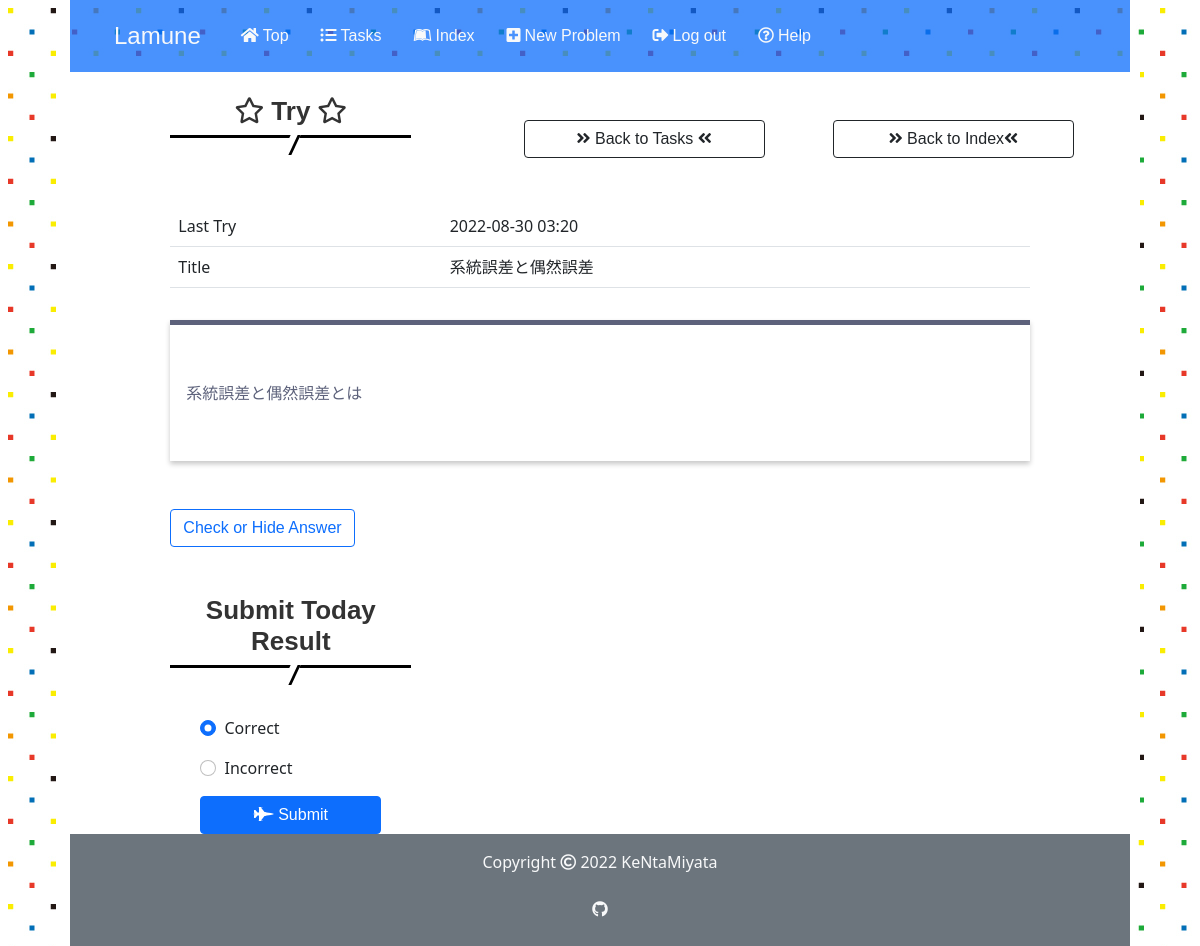
Screenshot of /3/30/trytry (signed in) with the database file from the repository.
### app.py (models this page shows)
class Problem(db.Model):
    id = db.Column(db.Integer, primary_key=True)
    user_id = db.Column(db.Integer, db.ForeignKey('user.id'), nullable=False)
    title = db.Column(db.String(50), nullable=False)
    body = db.Column(db.String(500), nullable=False)
    answer = db.Column(db.String(500), nullable=False)
    stage = db.Column(db.Integer, default=0)
    last_time = db.Column(db.DateTime, nullable=False,
                          default=datetime.datetime.now(pytz.timezone('Asia/Tokyo')))
    created_at = db.Column(db.DateTime, nullable=False,
                           default=datetime.datetime.now(pytz.timezone('Asia/Tokyo')))
    solved_history = db.Column(db.String)

### app.py (the view, shortened to what this page needs)
@app.route('/<int:user_id>/<int:problem_id>/trytry', methods=["GET", "POST"])
@login_required
def trytry(user_id, problem_id):
    if user_id != current_user.id:
        return apology("You can't look this page! Get out!", 401)
    else:
        problem = Problem.query.get(problem_id)
        return render_template("trytry.html", problem=problem, user=current_user)

### app.py (called while the page is built)
@app.before_request
def before_request():
    session.permanent = True
    app.permanent_session_lifetime = datetime.timedelta(minutes=30)
    session.modified = True

@login_manager.user_loader
def load_user(user_id):
    return User.query.get(int(user_id))

### helpers.py (called while the page is built)
def show_datetime(t):
    return t.strftime('%Y-%m-%d %H:%M')

### templates/trytry.html (shortened to what this page needs)
{% extends "layout.html" %}
{% block main%}
<div class="row">
    <div class="col-xl-3 col-md-4 col-12 offset-md-1 mt-4">
        <h2><i class="far fa-star"></i> Try <i class="far fa-star"></i></h2>
    </div>
    <div class="col-md-3 offset-md-1 mt-5 d-none d-md-block">
        <a href="/{{ user.id }}/{{ problem.id }}/tasks" class="btn btn-outline-dark btn--radius btn--cubic d-none d-md-block"><i class="fas fa-angle-double-right fa-position-left"></i> Back to Tasks <i class="fas fa-angle-double-left fa-position-right"></i></a>
    </div>
    <div class="col-md-3 mx-auto mt-5 d-none d-md-block">
        <a href="/{{user.id}}/tasks" class="btn btn-outline-dark btn--radius btn--cubic d-none d-md-block"><i class="fas fa-angle-double-right fa-position-left"></i> Back to Index<i class="fas fa-angle-double-left fa-position-right"></i></a>
    </div>
</div>
<div class="row">
    <div class="col-10 mx-auto mt-5 text-start">
        <table class="table text-start">
            <tbody>
                <tr>
                    <td>Last Try</td><td>{{ problem.last_time | show_datetime }}</td>
                </tr>
                <tr>
                    <td>Title</td><td>{{ problem.title }}</td>
                </tr>
            </tbody>
        </table>
        <div class="problem_box long_text">
            <p>{{ problem.body }}</p>
        </div>
    </div>
    <div class="col-10 mx-auto mt-3 text-start">
        <input type="button" class="btn btn-outline-primary" value="Check or Hide Answer" onclick="show_answer()" />
    </div>
    <div class="col-xl-3 col-md-4 col-12 offset-md-1 mt-5">
        <h2>Submit Today Result </h2>
        <form action="/{{ user.id }}/{{ problem.id }}/trytry" method="POST" class="mx-auto mt-5 w-75 text-start">
            <div class="form-check mb-3">
                <input class="form-check-input" name="result" type="radio" value="Correct" checked>
                <label class="form-check-label">Correct</label>
            </div>
            <div class="form-check mb-3">
                <input class="form-check-input" name="result" type="radio" value="Incorrect">
                <label class="form-check-label">Incorrect</label>
            </div>
            <div>
                <button class="btn btn-primary col-12" type="submit" ><i class="fas fa-fighter-jet"></i> Submit</button>
            </div>
        </form>
    </div>
</div>
{% endblock %}

### static/stylesheet/styles.css (style rules this page uses)
* { padding: 0; margin: 0; box-sizing: border-box; }
a { text-decoration: none; }
.row { margin-left: 0; margin-right: 0; }
body { width: 90%; height: 100%; margin: 0 auto; background-image: url(../images/lamune_side_back.jpg); }
h1, h2, h3, .navbar-brand, .nav-link, .btn { font-family: Chalkduster, "Bradley Hand", "Segoe Print", sans-serif; }
h2 { position: relative; padding-bottom: 0.5rem; border-bottom: 3px solid black; background-color: white; color: #333; font-weight: bold; font-size: 26px; }
h2:before { position: absolute; top: 100%; left: 50%; transform: translateX(-50%) skew(-25deg); height: 20px; width: 10px; border-right: 3px solid black; background-color: white; content: ""; }
.problem_box { padding: 0.5em 1em; margin: 2em 0; color: #5d627b; background: white; border-top: solid 5px #5d627b; box-shadow: 0 3px 5px rgba(0, 0, 0, 0.22); }
.problem_box p { margin: 0; padding: 0; }
.long_text { white-space: pre-wrap; }

### rows the page displays
Problem: last_time|show_datetime "2022-08-30 03:20", title "系統誤差と偶然誤差", body "系統誤差と偶然誤差とは"
